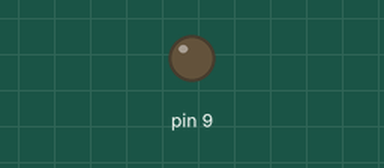
Recording of a sketch running on a simulated Arduino Uno, built with avr-gcc and run on an emulated ATmega328P. Shown: output pins drawn as LEDs (lit = HIGH).

Above: at 0.15 s.
At 39.84 s:
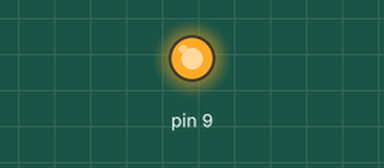
Timing chart, 0 to 40.0 s (numbered marks = the images above):
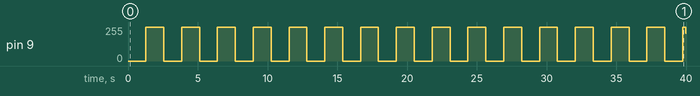

Measured:
- by itself, pin 9: 0/255 → 255/255 at 1.3 s, → 0/255 1.3 s later, → 255/255 1.3 s later, → 0/255 1.3 s later, … (32 changes in this stretch)

The sketch:

sketch_apr02a.ino
```cpp
void setup() {
  // put your setup code here, to run once:
  pinMode(9, OUTPUT);
}

void loop() {
  // put your main code here, to run repeatedly:
  for(int i = 0; i <=255; i++) {
    analogWrite(9, i);
    delay(5);
  }

  for(int i = 255; i>=0; i--) {
    analogWrite(9, i);
    delay(5);
  }

}
```
